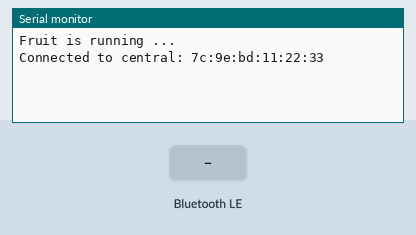
Bench run of a sketch on a simulated Arduino Nano 33 IoT. Shown: the last lines printed to the serial monitor. The test bench sets the inputs (shaded band). Nothing arrives over Bluetooth unless stated; a phone connects over Bluetooth LE 3 s after start.

Above: at 3.8 s.
3.9 s: Bluetooth LE write "1" received
At 4.8 s:
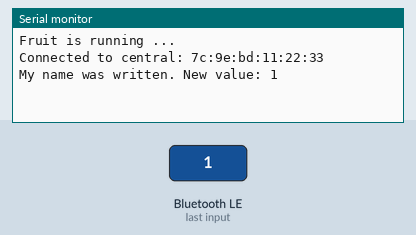
5.4 s: Bluetooth LE write "0" received
At 5.9 s:
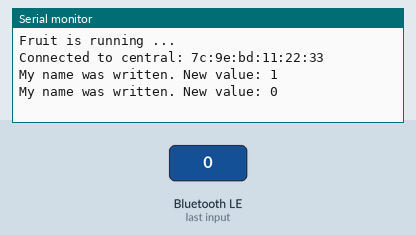
6.9 s: Bluetooth LE write "2" received
At 8.2 s:
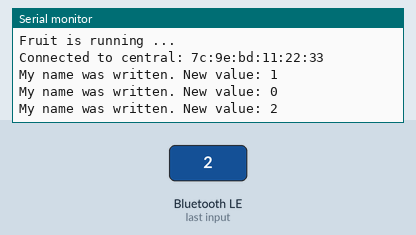

The sketch:

Fruit_peripheral.ino
```cpp
#include <ArduinoBLE.h>

// UUIDs for the custom service and characteristic
const char* contactServiceUuid = "12345678-1234-1234-1234-123456789012";
const char* nameCharacteristicUuidPF = "22222222-4321-4321-4321-210987654321";
//const char* nameCharacteristicUuidFP = "33333333-4321-4321-4321-210987654321";

BLEService contactService(contactServiceUuid);
BLECharacteristic nameCharacteristicPF(nameCharacteristicUuidPF, BLEWrite | BLERead, 200);
//BLECharacteristic nameCharacteristicFP(nameCharacteristicUuidFP, BLERead | BLENotify, 20);

byte my_name[200];

void setup() {
  Serial.begin(9600);
  while(!Serial);

  if (!BLE.begin()) {
    //Serial.println("Starting BLE failed!");
    while (1);
  }

  BLE.setDeviceName("Fruit");
  BLE.setLocalName("Fruit");
  BLE.setAdvertisedService(contactService);
  contactService.addCharacteristic(nameCharacteristicPF);
 // contactService.addCharacteristic(nameCharacteristicFP);

  BLE.addService(contactService);

 // nameCharacteristicFP.writeValue("");
  nameCharacteristicPF.writeValue("");

  BLE.advertise();
  Serial.println("Fruit is running ...");;
}

void loop() {
  BLEDevice central = BLE.central();

  if (central) {
    Serial.print("Connected to central: ");
    Serial.println(central.address());

    while (central.connected()) {
      if (nameCharacteristicPF.written()) {
        nameCharacteristicPF.readValue(my_name, 200);
        Serial.print("My name was written. New value: ");
        Serial.println((char*) my_name);
      }

      //nameCharacteristicFP.writeValue(my_name, 20);
    }
    Serial.println("Central disconnected");
  } else {
    //Serial.println("Could not connect to central");
  }
}
```

Measured:
- after the input at 3.9 s, the serial monitor: prints a new line at once (image 1)
- after the input at 5.4 s, the serial monitor: prints a new line at once (image 2)
- after the input at 6.9 s, the serial monitor: prints a new line at once (image 3)
